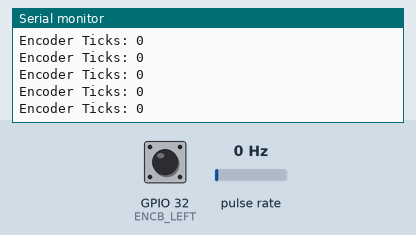
The sketch below on a simulated ESP32. Parts: the last lines printed to the serial monitor. Wiring (inferred from the names in the program): pulse sensor: data GPIO 33. The test bench sets the inputs (shaded band); at power-on: pulse rate 0 Hz, GPIO 32 (ENCB_LEFT) HIGH.

Above: at 1.2 s.
1.3 s: pulse rate (sensor on GPIO 33) set to 4 Hz
At 1.51 s:
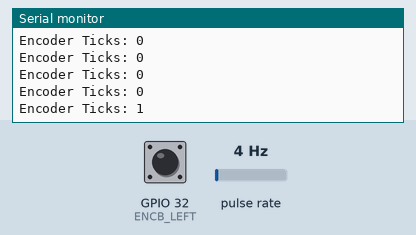
2.8 s: GPIO 32 (ENCB_LEFT) pulled LOW for 0.15 s
At 2.91 s:
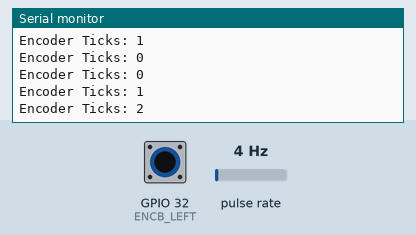
Timing chart, 0 to 5.8 s (numbered marks = the images above; inputs shaded):
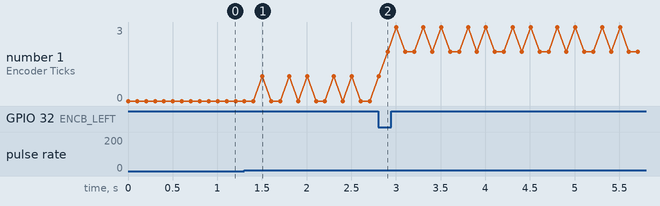

Measured:
- after the input at 1.3 s, the serial monitor: prints a new line after 0.20 s (image 1)
- after the input at 2.8 s, the serial monitor: prints a new line after 0.11 s (image 2)
- plotted number 1: 0 → 3 after the input at 2.8 s

The sketch:

encoder_test.ino
```cpp
// KALM-RA-01 Encoder Calibration Tool

const int ENCA_LEFT = 33;
const int ENCB_LEFT = 32;

volatile long encLeft = 0;

// Hardware Interrupt Function
void IRAM_ATTR leftEncoderISR() {
  if (digitalRead(ENCA_LEFT) == digitalRead(ENCB_LEFT)) {
    encLeft++;
  } else {
    encLeft--;
  }
}

void setup() {
  Serial.begin(115200);

  pinMode(ENCA_LEFT, INPUT_PULLUP);
  pinMode(ENCB_LEFT, INPUT_PULLUP);

  attachInterrupt(digitalPinToInterrupt(ENCA_LEFT), leftEncoderISR, CHANGE);

  Serial.println("Encoder Calibration Ready.");
  Serial.println("Spin the LEFT wheel exactly ONE full rotation.");
}

void loop() {
  Serial.print("Encoder Ticks: ");
  Serial.println(encLeft);
  delay(100);
}
```
